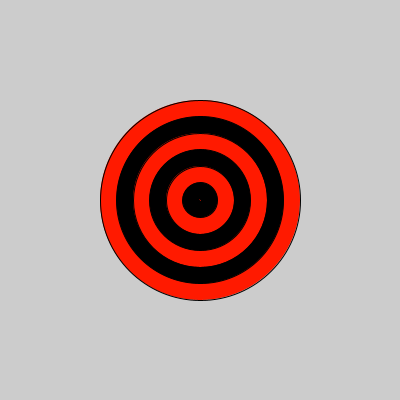
Frame 1 (no input)
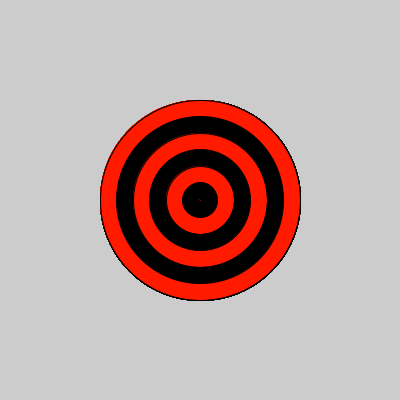
Frame 60 (the mouse pressed at the canvas centre just before this capture)
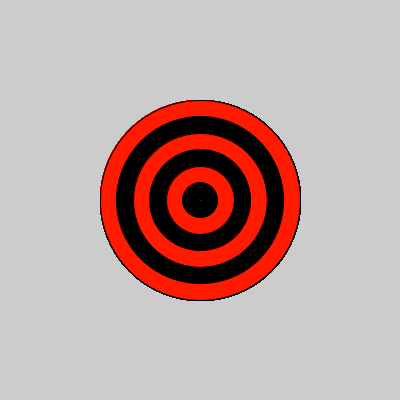
Frame 120 (the mouse held since frame 60 and released just before this capture)

The Processing sketch that drew these frames (run headless with seeded random() and noise(); from frame 60 on, the mouse is pressed at the canvas centre):

// Processing sketch: bullseye
// ── bullseye.pde

void setup() {
 
  // set the size of your sketch
size(400,400);
}

void draw() {
  
  //Starting with the largest ellipse, use a for loop to draw a bullseye with ellipses.
  for (int i=0;i<200;i+=33){
    if (i % 2 ==0){
    fill(#FF1A00);
    }
    else if (i % 2 ==1){
      fill(#000000);
    }
    ellipse(200,200,200-i,200-i);
  }
  
  
  //Use an if statement and modulo to alternate the color of your rings.
  
  
}
